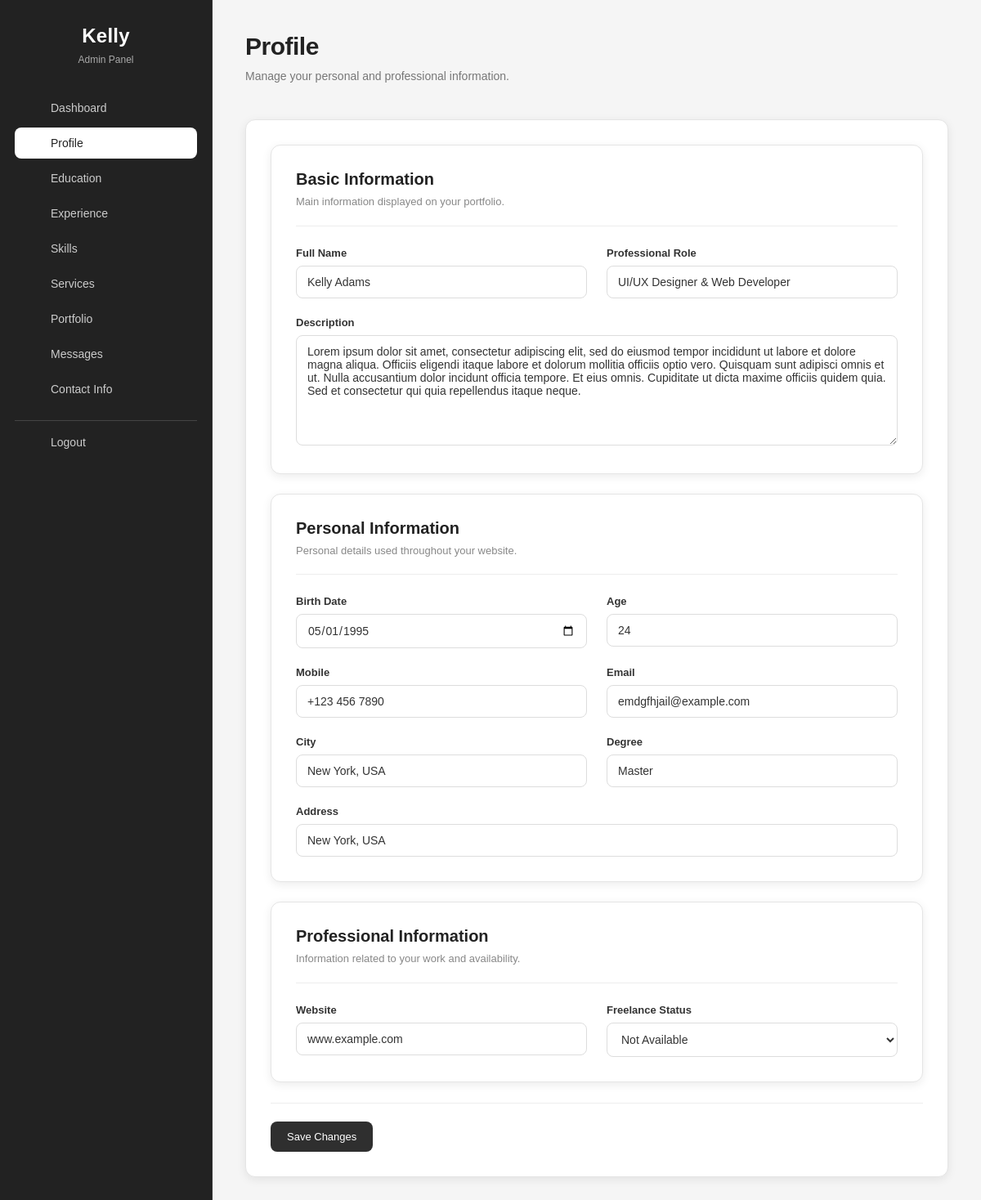
/admin/profile.php (signed in), run on the app's committed database.
### tables this page shows
CREATE TABLE IF NOT EXISTS `profile` (
  `id` int UNSIGNED NOT NULL AUTO_INCREMENT,
  `name` varchar(100) DEFAULT NULL,
  `role` varchar(100) DEFAULT NULL,
  `description` text,
  `image` varchar(255) DEFAULT NULL,
  `birth_date` date DEFAULT NULL,
  `mobile` varchar(20) DEFAULT NULL,
  `city` varchar(100) DEFAULT NULL,
  `address` varchar(255) DEFAULT NULL,
  `email` varchar(255) DEFAULT NULL,
  `age` int DEFAULT NULL,
  `degree` varchar(150) DEFAULT NULL,
  `website` varchar(255) DEFAULT NULL,
  `freelance_status` varchar(50) DEFAULT NULL,
  PRIMARY KEY (`id`)
);

### admin/profile.php (the view, shortened to what this page needs)
<?php
require_once 'includes/db.php';
$profile = $pdo->query("
    SELECT *
    FROM profile
    ORDER BY id ASC
    LIMIT 1
")->fetch(PDO::FETCH_ASSOC);
?>
<!DOCTYPE html>
<html lang="en">
<head>
    <link
            rel="stylesheet"
            href="assets/css/admin.css"
    >
</head>
<body>
<div class="admin-wrapper">
    <?php require_once 'includes/sidebar.php'; ?>
    <main class="main-content">
        <div class="profile-page">
            <div class="profile-header">
                <div>
                    <h1>
                        Profile
                    </h1>
                    <p>
                        Manage your personal and professional information.
                    </p>
                </div>
            </div>
            <form
                    method="POST"
                    class="profile-form"
            >
                <div class="profile-card">
                    <div class="profile-card-header">
                        <h2>
                            Basic Information
                        </h2>
                        <p>
                            Main information displayed on your portfolio.
                        </p>
                    </div>
                    <div class="profile-grid">
                        <div class="profile-field">
                            <label for="name">
                                Full Name
                            </label>
                            <input
                                    type="text"
                                    id="name"
                                    name="name"
                                    value="<?= htmlspecialchars($profile['name'] ?? '') ?>"
                            >
                        </div>
                        <div class="profile-field">
                            <label for="role">
                                Professional Role
                            </label>
                            <input
                                    type="text"
                                    id="role"
                                    name="role"
                                    value="<?= htmlspecialchars($profile['role'] ?? '') ?>"
                            >
                        </div>
                        <div class="profile-field profile-field-full">
                            <label for="description">
                                Description
                            </label>
                            <textarea
                                    id="description"
                                    name="description"
                                    rows="5"
                            ><?= htmlspecialchars($profile['description'] ?? '') ?></textarea>
                        </div>
                    </div>
                </div>
                <div class="profile-card">
                    <div class="profile-card-header">
                        <h2>
                            Personal Information
                        </h2>
                        <p>
                            Personal details used throughout your website.
                        </p>
                    </div>
                    <div class="profile-grid">
                        <div class="profile-field">
                            <label for="birth_date">
                                Birth Date
                            </label>
                            <input
                                    type="date"
                                    id="birth_date"
                                    name="birth_date"
                                    value="<?= htmlspecialchars($profile['birth_date'] ?? '') ?>"
                            >
                        </div>
                        <div class="profile-field">
                            <label for="age">
                                Age
                            </label>
                            <input
                                    type="number"
                                    id="age"
                                    name="age"
                                    min="1"
                                    max="120"
                                    value="<?= htmlspecialchars($profile['age'] ?? '') ?>"
                            >
                        </div>
                        <div class="profile-field">
                            <label for="mobile">
                                Mobile
                            </label>
                            <input
                                    type="text"
                                    id="mobile"
                                    name="mobile"
                                    value="<?= htmlspecialchars($profile['mobile'] ?? '') ?>"
                            >
                        </div>
                        <div class="profile-field">
                            <label for="email">
                                Email
                            </label>
                            <input
                                    type="email"
                                    id="email"
                                    name="email"
                                    value="<?= htmlspecialchars($profile['email'] ?? '') ?>"
                            >
                        </div>
                        <div class="profile-field">
                            <label for="city">
                                City
                            </label>
                            <input
                                    type="text"
                                    id="city"
                                    name="city"
                                    value="<?= htmlspecialchars($profile['city'] ?? '') ?>"
                            >
                        </div>
                        <div class="profile-field">
                            <label for="degree">
                                Degree
                            </label>
                            <input
                                    type="text"
                                    id="degree"
                                    name="degree"
                                    value="<?= htmlspecialchars($profile['degree'] ?? '') ?>"
                            >
                        </div>
                        <div class="profile-field profile-field-full">
                            <label for="address">
                                Address
                            </label>
                            <input
                                    type="text"
                                    id="address"
                                    name="address"
                                    value="<?= htmlspecialchars($profile['address'] ?? '') ?>"
                            >
                        </div>
                    </div>
                </div>
                <div class="profile-card">
                    <div class="profile-card-header">
                        <h2>
                            Professional Information
                        </h2>
                        <p>
                            Information related to your work and availability.
                        </p>
                    </div>
                    <div class="profile-grid">
                        <div class="profile-field">
                            <label for="website">
                                Website
                            </label>
                            <input
                                    type="text"
                                    id="website"
                                    name="website"
                                    value="<?= htmlspecialchars($profile['website'] ?? '') ?>"
                            >
                        </div>
                        <div class="profile-field">
                            <label for="freelance_status">
                                Freelance Status
                            </label>
                            <select
                                    id="freelance_status"
                                    name="freelance_status"
                            >
                                <option
                                        value="Not Available"
                                        <?= ($profile['freelance_status'] ?? '') === 'Not Available' ? 'selected' : '' ?>
                                >
                                    Not Available
                                </option>
                            </select>
                        </div>
                    </div>
                </div>
                <div class="profile-form-footer">
                    <button
                            type="submit"
                            name="update_profile"
                            class="profile-save-btn"
                    >
                        Save Changes
                    </button>
                </div>
            </form>
        </div>
    </main>
</div>
</body>
</html>

### data on the page
profile: name "Kelly Adams", role "UI/UX Designer & Web Developer", description "Lorem ipsum dolor sit amet, consectetur adipiscing elit, sed do eiusmod tempor incididunt ut labore et dolore magna aliqua. Officiis eligendi itaque labore et dolorum mollitia officiis optio vero. Quisquam sunt adipisci omnis et ut. Nulla accusantium dolor incidunt officia tempore. Et eius omnis. Cupiditate ut dicta maxime officiis quidem quia. Sed et consectetur qui quia repellendus itaque neque.", birth_date "05/01/1995", age "24", mobile "+123 456 7890", email "emdgfhjail@example.com", city "New York, USA", degree "Master", address "New York, USA", website "www.example.com", freelance_status "Not Available"
